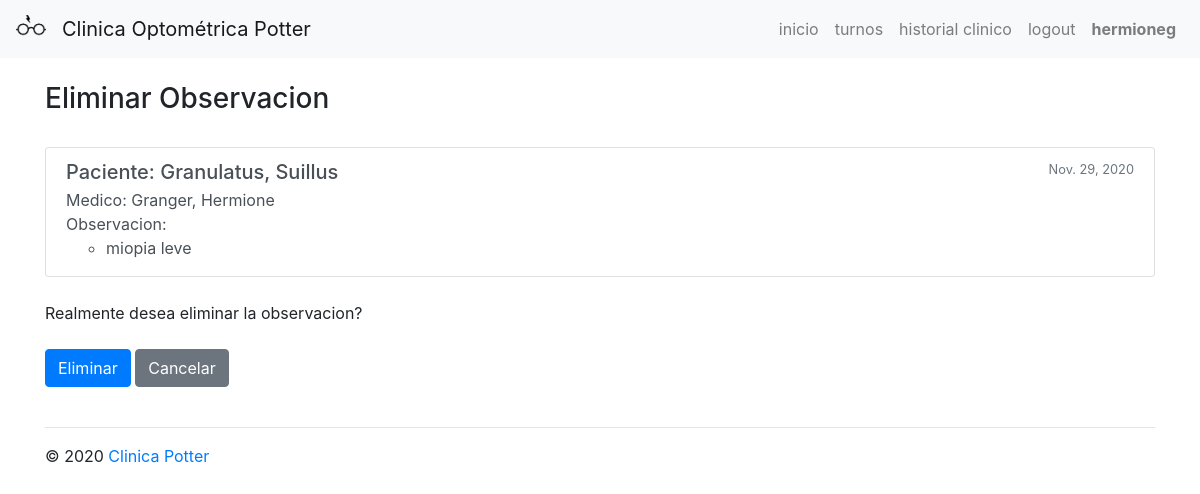
The app's page /historial/eliminarobservacion/1 (signed in) with its own data.
### pacientes/models.py (models this page shows)
class Paciente(models.Model):
    apellido = models.CharField('nombre del paciente', max_length = 50)
    nombre = models.CharField('apellido del paciente', max_length = 50)
    dni = models.CharField('dni del paciente', max_length = 10)
    activo = models.BooleanField(default=True)
    def __str__(self):
        return f'{str(self.apellido).capitalize()}, {str(self.nombre).capitalize()}'

### historial/models.py (models this page shows, shortened)
class HistorialObservacion(models.Model):
    paciente = models.ForeignKey(Paciente, on_delete = models.RESTRICT, related_name='hcpacientes')
    doctor = models.ForeignKey(User, on_delete = models.RESTRICT, related_name='hcdoctores')
    fecha = models.DateField()
    observacion = models.CharField(max_length=1000)

### historial/views.py (the view)
# urls.py: path("eliminarobservacion/<int:id_observacion>", views.EliminarObservacion, name="eliminarobservacion"),
def EliminarObservacion(request, id_observacion):
    contexto = logueadoComo(request, ['gerencia', 'profesional']) # solo profesional accede a esto
    if contexto: # hay contexto entonces es profesional
        try: # se busca la observacion y paciente
            observacion = get_object_or_404(HistorialObservacion, id = id_observacion)
            paciente = observacion.paciente
        except Exception:
            raise Http404('no existe la observacion')
        contexto['observacion'] = observacion
        contexto['paciente'] = paciente
        if request.method == 'POST': # el usuario confirmó la eliminacion mediante POST?
            observacion.delete()
            return redirect("historial:historialpaciente", id_paciente=paciente.id)
        else: # es la carga inicial de la pagina eliminar
            return render(request, "historial/eliminarobservacion.html", contexto)
    else: #no es profesional
        return HttpResponseRedirect(reverse("paginas:inicio"))

### usuarios/utilidades.py (called while the page is built)
def estado_auth(request):
    contexto = {}
    contexto['autenticado'] = request.user.is_authenticated
    contexto['usuario'] = request.user
    contexto['id_usuario'] = request.user.id
    contexto['grupos'] = [grupo['name'] for grupo in request.user.groups.all().values('name')]
    contexto['grupos_v'] = ', '.join(contexto['grupos'])
    contexto['id_pedidoactual'] = request.session['id_pedidoactual'] if 'id_pedidoactual' in request.session else None # verifica id_pedidoactual en sesion
    return contexto

def logueadoComo(request, grupo):
    pars = estado_auth(request)
    if set(grupo).intersection(pars['grupos']):
        return pars

### historial/templates/historial/eliminarobservacion.html (shortened to what this page needs)
{% extends "paginas/_layout.html" %}
{% block contenido %}
    <br>
    <h3>Eliminar Observacion</h3>
    <br>
    <ul class="list-group">
        <li class="list-group-item list-group-item-action flex-column align-items-start">
            <div class="d-flex w-100 justify-content-between">
                <h5 class="mb-1">
                    <div>Paciente: {{ paciente }}</div>
                </h5>
                <small class="text-muted">{{observacion.fecha}} </small>
            </div>
            <div>Medico: {{observacion.doctor.last_name|title}}, {{observacion.doctor.first_name|title}}</div>
            <div>Observacion:
                <ul>
                    <li>
                        <p class="mb-1">{{observacion.observacion}}</p>
                    </li>
                </ul>
            </div>
        </li>
    </ul>
    <br>
    <div>Realmente desea eliminar la observacion?</div>
    <br>
    <form method="POST" enctype="multipart/form-data">
        <input type="submit" class="btn btn-primary" value="Eliminar">
        <input type="button" class="btn btn-secondary"  name="cancelar" value="Cancelar" onClick="location.href='{% url 'historial:historialpaciente' id_paciente=paciente.id %}';" />
    </form>
{% endblock contenido %}

### paginas/templates/paginas/_layout.html (shortened to what this page needs)
<!DOCTYPE html>
<html>
  <head>
    <link rel="stylesheet" href="https://maxcdn.bootstrapcdn.com/bootstrap/4.0.0/css/bootstrap.min.css" />
  </head>
  <body>
    <nav class="navbar navbar-expand-md navbar-light bg-light justify-content-between">
      <a class="navbar-brand" href={% url 'paginas:inicio' %}>
        {% load static %}
        <img src="{% static 'img/icono.png' %}" width="30" height="30" alt="">
      <a class="navbar-brand" href={% url 'paginas:inicio' %}>Clinica Optométrica Potter</a>
      <div class="collapse navbar-collapse" id="navbar0">
        <ul class="navbar-nav ml-auto mt-2 mt-lg-0">
          <li class="nav-item ">
            <a class="nav-link" href="{% url 'paginas:inicio' %}">inicio<span class="sr-only">(current)</span></a>
          </li>
          {% if 'secretaria' in grupos or 'profesional' in grupos  or 'gerencia' in grupos %}
            <li class="nav-item">
              <a class="nav-link" href="{% url 'turnos:listado' %}">turnos</a>
            </li>
          {% endif %}
          {% if 'profesional' in grupos or 'gerencia' in grupos %}
            <li class="nav-item">
              <a class="nav-link" href="{% url 'historial:listado' %}">historial clinico</a>
            </li>
          {% endif %}
          {% if autenticado %}
            <li class="nav-item">
              <a class="nav-link" href="{% url 'usuarios:logout' %}">logout</a>
            </li>
          {% else %}
            <li class="nav-item">
              <a class="nav-link" href="{% url 'usuarios:login' %}">login</a>
            </li>
          {% endif %}
          <li class="nav-item">
            <a class="nav-link" href="{% url 'paginas:acercade' %}">
            {% if user.is_authenticated %}
              <strong>{{ usuario }}</strong>
            {% else %}
              acerca de
            {% endif %}
            </a>
          </li>
        </ul>
      </div>
    </nav>
    <div class="container">{% block contenido %} {% endblock contenido %}</div>
    <footer class="page-footer font-small mdb-color pt-4">
      <div class="container text-center text-md-left">
        <hr>
        <div class="row d-flex align-items-center">
          <div class="col-md-7 col-lg-8">
            <p class="text-center text-md-left">© 2020 <a href={% url 'paginas:inicio' %}>Clinica Potter</a></p>
          </div>
        </div>
      </div>
    </footer>
  </body>
</html>

### records on screen
Paciente: apellido+nombre "Granulatus, Suillus", cancelar "Cancelar"
HistorialObservacion: fecha "Nov. 29, 2020", doctor.last_name "Granger", doctor.first_name "Hermione", observacion "miopia leve"

### other values on screen
{{ usuario }} "hermioneg"
